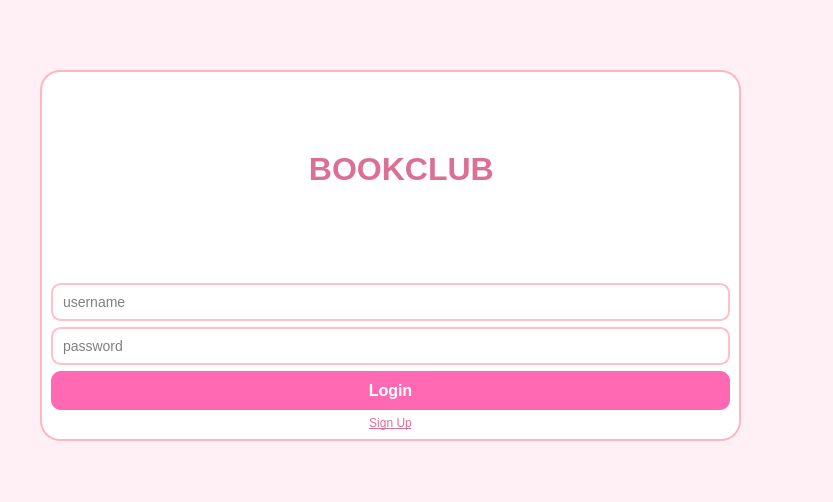
<?xml version="1.0" encoding="UTF-8"?>
<ui version="4.0">
 <class>LoginPage</class>
 <widget class="QWidget" name="LoginPage">
  <property name="geometry">
   <rect>
    <x>0</x>
    <y>0</y>
    <width>833</width>
    <height>502</height>
   </rect>
  </property>
  <property name="windowTitle">
   <string>Form</string>
  </property>
  <property name="styleSheet">
   <string notr="true">/* پس‌زمینه اصلی صفحه */
QWidget#LoginPage { 
    background-color: #FFF0F5; /* صورتی بسیار روشن (LavenderBlush) */
}

/* استایل کادر وسطی (پنل لاگین) */
QFrame#mainFrame {
    background-color: white;
    border-radius: 20px;
    border: 2px solid #FFB6C1; /* صورتی ملایم */
}

/* استایل کادر اسم برنامه */
QLabel#lblTitle {
    font-size: 32px;
    font-weight: bold;
    color: #DB7093; /* صورتی تیره */
    margin-bottom: 20px;
    font-family: &quot;Segoe UI&quot;, &quot;Tahoma&quot;;
}

/* استایل ورودی‌های متن (Username/Password) */
QLineEdit {
    border: 2px solid #FFC0CB;
    border-radius: 10px;
    padding: 8px;
    background: #FFFFFF;
    selection-background-color: #FFB6C1;
    font-size: 14px;
}

QLineEdit:focus {
    border: 2px solid #DB7093; /* وقتی کاربر کلیک می‌کند پررنگ‌تر شود */
}

/* استایل دکمه ورود */
QPushButton#loginButton {
    background-color: #FF69B4; /* صورتی سرخابی روشن */
    color: white;
    border-radius: 10px;
    padding: 10px;
    font-weight: bold;
    font-size: 16px;
}

QPushButton#loginButton:hover {
    background-color: #FF1493; /* وقتی موس روی دکمه می‌رود پررنگ‌تر شود */
}

/* استایل دکمه ثبت‌نام (که لینک‌مانند باشد) */
QPushButton#goToRegisterButton {
    background: transparent;
    color: #DB7093;
    text-decoration: underline;
    border: none;
}</string>
  </property>
  <widget class="QFrame" name="mainFrame">
   <property name="geometry">
    <rect>
     <x>40</x>
     <y>70</y>
     <width>701</width>
     <height>371</height>
    </rect>
   </property>
   <property name="styleSheet">
    <string notr="true"/>
   </property>
   <property name="frameShape">
    <enum>QFrame::StyledPanel</enum>
   </property>
   <property name="frameShadow">
    <enum>QFrame::Raised</enum>
   </property>
   <layout class="QVBoxLayout" name="verticalLayout_2">
    <item>
     <widget class="QLabel" name="lblTitle">
      <property name="text">
       <string>                            BOOKCLUB</string>
      </property>
     </widget>
    </item>
    <item>
     <widget class="QLineEdit" name="usernameLineEdit">
      <property name="text">
       <string/>
      </property>
      <property name="placeholderText">
       <string>username</string>
      </property>
     </widget>
    </item>
    <item>
     <widget class="QLineEdit" name="passwordLineEdit">
      <property name="text">
       <string/>
      </property>
      <property name="placeholderText">
       <string>password</string>
      </property>
     </widget>
    </item>
    <item>
     <widget class="QPushButton" name="loginButton">
      <property name="cursor">
       <cursorShape>PointingHandCursor</cursorShape>
      </property>
      <property name="text">
       <string>Login</string>
      </property>
     </widget>
    </item>
    <item>
     <widget class="QPushButton" name="goToRegisterButton">
      <property name="cursor">
       <cursorShape>PointingHandCursor</cursorShape>
      </property>
      <property name="text">
       <string>Sign Up</string>
      </property>
     </widget>
    </item>
   </layout>
  </widget>
 </widget>
 <resources/>
 <connections/>
</ui>
